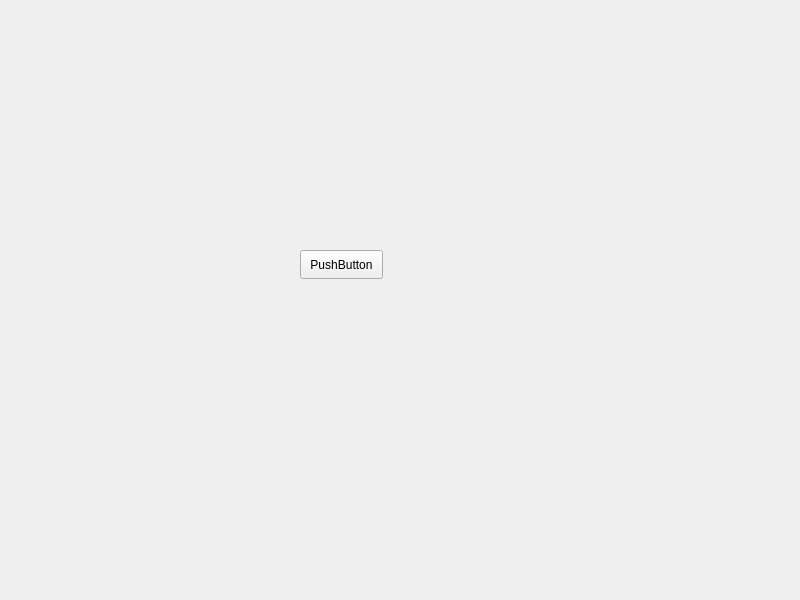
<?xml version="1.0" encoding="UTF-8"?>
<ui version="4.0">
 <class>Widget</class>
 <widget class="QWidget" name="Widget">
  <property name="geometry">
   <rect>
    <x>0</x>
    <y>0</y>
    <width>800</width>
    <height>600</height>
   </rect>
  </property>
  <property name="windowTitle">
   <string>Widget</string>
  </property>
  <widget class="QPushButton" name="pushButton">
   <property name="geometry">
    <rect>
     <x>300</x>
     <y>250</y>
     <width>83</width>
     <height>29</height>
    </rect>
   </property>
   <property name="text">
    <string>PushButton</string>
   </property>
  </widget>
 </widget>
 <resources/>
 <connections/>
</ui>
